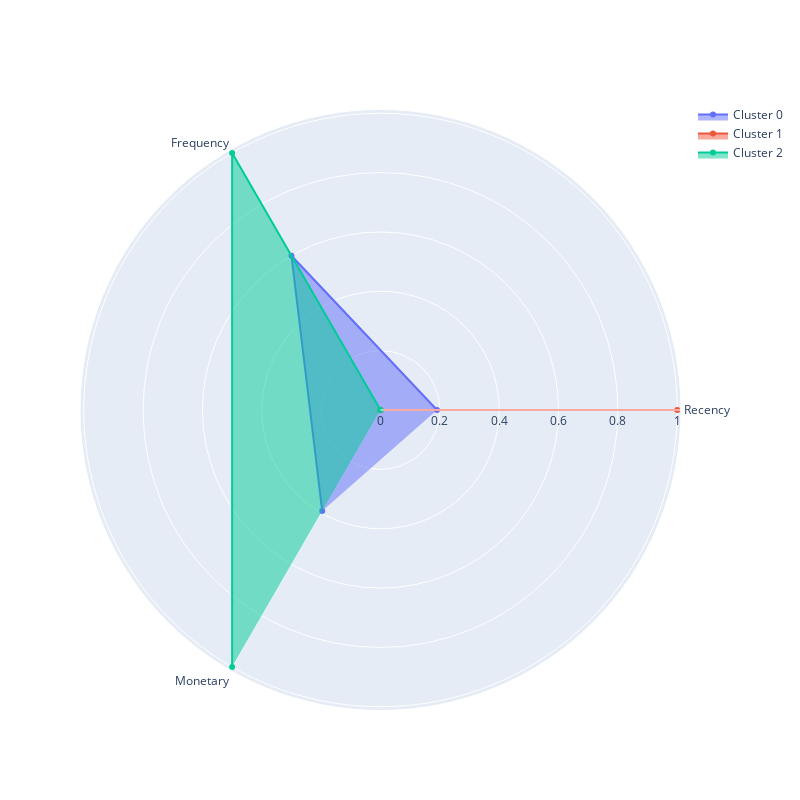

The cell this chart's notebook holds for it:
### Markdown cell above
Визуализируем профили кластеров в виде полярной диаграммы на основе средних *RFM*-характеристик, вычисленных для каждого кластера. Проанализируем кластеры и на основе анализа сопоставим номер кластера к его описанию:

### Code cell
# Визуализируем профили кластеров в виде полярной диаграммы на основе средних RFM-характеристик
plot_cluster_profile(rfm_grouped, 3)

### Figure 1 — Plotly figure (JSON) as saved in the notebook; plotly's stock layout.template omitted (floating-point values rounded to 4 significant figures)
{"data": [{"fill": "toself", "name": "Cluster 0", "r": [0.1905, 0.6, 0.393], "theta": ["Recency", "Frequency", "Monetary"], "type": "scatterpolar"}, {"fill": "toself", "name": "Cluster 1", "r": [1.0, 0, 0], "theta": ["Recency", "Frequency", "Monetary"], "type": "scatterpolar"}, {"fill": "toself", "name": "Cluster 2", "r": [0, 1, 1.0], "theta": ["Recency", "Frequency", "Monetary"], "type": "scatterpolar"}], "layout": {"autosize": false, "height": 800, "showlegend": true, "width": 800}}
